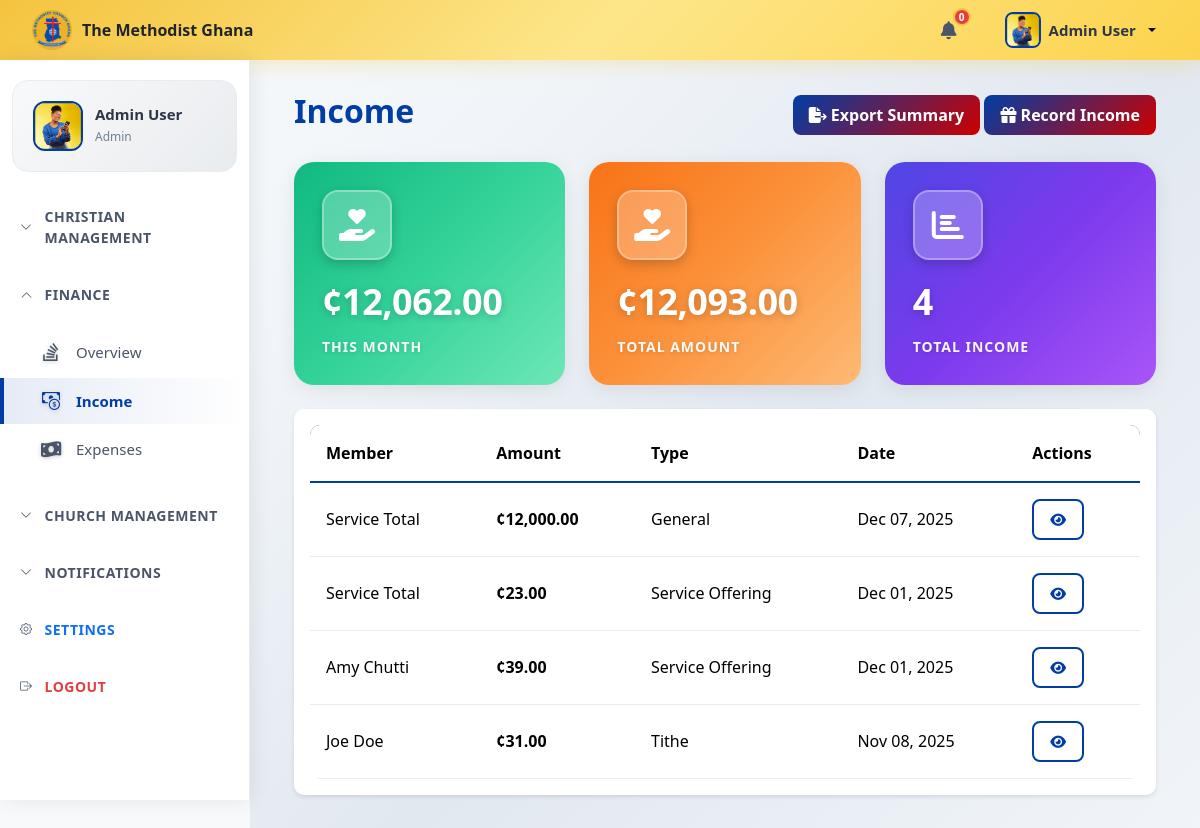
Page /app/views/donations.php (signed in) on the earlier database version.
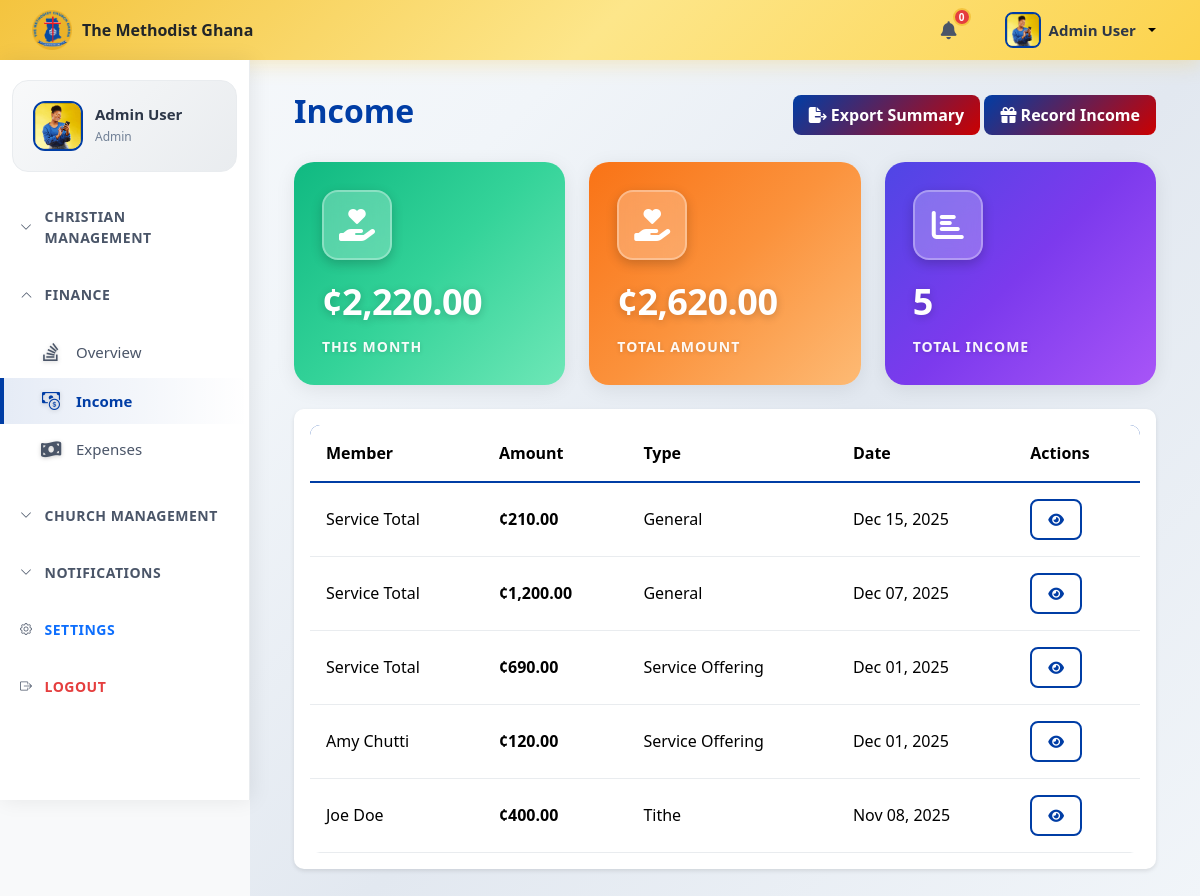
Same page on the later database version.
### tables this page shows
CREATE TABLE `settings` (
  `id` int(11) NOT NULL,
  `setting_key` varchar(100) NOT NULL,
  `setting_value` longtext DEFAULT NULL,
  `description` text DEFAULT NULL,
  `created_at` timestamp NOT NULL DEFAULT current_timestamp(),
  `updated_at` timestamp NOT NULL DEFAULT current_timestamp() ON UPDATE current_timestamp()
);

CREATE TABLE `users` (
  `id` int(11) NOT NULL,
  `email` varchar(255) NOT NULL,
  `password` varchar(255) NOT NULL,
  `first_name` varchar(100) NOT NULL,
  `last_name` varchar(100) NOT NULL,
  `role_id` int(11) NOT NULL,
  `phone` varchar(20) DEFAULT NULL,
  `profile_photo` varchar(255) DEFAULT NULL,
  `is_active` tinyint(1) DEFAULT 1,
  `created_at` timestamp NOT NULL DEFAULT current_timestamp(),
  `updated_at` timestamp NOT NULL DEFAULT current_timestamp() ON UPDATE current_timestamp()
);

CREATE TABLE `donations` (
  `id` int(11) NOT NULL,
  `member_id` int(11) DEFAULT NULL,
  `amount` decimal(10,2) NOT NULL,
  `donation_type` varchar(100) DEFAULT NULL,
  `donation_date` date NOT NULL,
  `notes` text DEFAULT NULL,
  `created_at` timestamp NOT NULL DEFAULT current_timestamp(),
  `source` enum('member','service_total','anonymous') DEFAULT 'anonymous'
);

CREATE TABLE `members` (
  `id` int(11) NOT NULL,
  `user_id` int(11) DEFAULT NULL,
  `first_name` varchar(100) NOT NULL,
  `last_name` varchar(100) NOT NULL,
  `email` varchar(255) DEFAULT NULL,
  `phone` varchar(20) DEFAULT NULL,
  `date_of_birth` date DEFAULT NULL,
  `gender` enum('Male','Female') DEFAULT NULL,
  `join_date` date DEFAULT NULL,
  `status` enum('active','inactive','transferred','deceased') NOT NULL DEFAULT 'active',
  `address` varchar(255) DEFAULT NULL,
  `city` varchar(100) DEFAULT NULL,
  `area` varchar(150) DEFAULT NULL,
  `landmark` varchar(255) DEFAULT NULL,
  `gps` varchar(20) DEFAULT NULL,
  `region` varchar(100) DEFAULT NULL,
  `emergency_contact_name` varchar(100) DEFAULT NULL,
  `emergency_phone` varchar(20) DEFAULT NULL,
  `member_img` varchar(255) DEFAULT NULL,
  `created_at` timestamp NOT NULL DEFAULT current_timestamp(),
  `updated_at` timestamp NOT NULL DEFAULT current_timestamp() ON UPDATE current_timestamp()
);

### config/database.php (called while the page is built, shortened)
<?php
class Database {
    private $host = 'localhost';
    private $db_name = 'church_management_system';
    private $user = 'root';
    private $password = '';
    private $pdo;
    private static $instance = null;
    public static function getInstance() {
        if (self::$instance === null) {
            self::$instance = new self();
        }
        return self::$instance;
    }
    public function connect() {
        try {
            $dsn = 'mysql:host=' . $this->host . ';dbname=' . $this->db_name;
            $this->pdo = new PDO($dsn, $this->user, $this->password);
            $this->pdo->setAttribute(PDO::ATTR_ERRMODE, PDO::ERRMODE_EXCEPTION);
            $this->pdo->setAttribute(PDO::ATTR_DEFAULT_FETCH_MODE, PDO::FETCH_ASSOC);
        } catch (PDOException $e) {
            die('Connection Error: ' . $e->getMessage());
        }
    }
    public function getConnection() {
        return $this->pdo;
    }
    public function query($sql, $params = []) {
        try {
            $stmt = $this->pdo->prepare($sql);
            $stmt->execute($params);
            return $stmt;
        } catch (PDOException $e) {
            die('Query Error: ' . $e->getMessage());
        }
    }
    public function fetchAll($sql, $params = []) {
        return $this->query($sql, $params)->fetchAll();
    }
}
?>

### app/models/Donation.php (called while the page is built, shortened)
<?php
class Donation {
    private $db;
    private $table = 'donations';
    public function __construct() {
        $this->db = Database::getInstance()->getConnection();
    }
    public function getAll() {
        $sql = "SELECT d.*, m.first_name, m.last_name FROM {$this->table} d
                LEFT JOIN members m ON d.member_id = m.id
                ORDER BY d.donation_date DESC";
        $stmt = $this->db->prepare($sql);
        $stmt->execute();
        return $stmt->fetchAll(PDO::FETCH_ASSOC);
    }
    public function getTotalByMonth($month = null, $year = null) {
        if (!$month) $month = date('m');
        if (!$year) $year = date('Y');
        $sql = "SELECT COALESCE(SUM(amount), 0) as total FROM {$this->table}
                WHERE MONTH(donation_date) = :month AND YEAR(donation_date) = :year";
        $stmt = $this->db->prepare($sql);
        $stmt->bindParam(':month', $month);
        $stmt->bindParam(':year', $year);
        $stmt->execute();
        return $stmt->fetch(PDO::FETCH_ASSOC);
    }
    public function getTotalAmount() {
        $sql = "SELECT COALESCE(SUM(amount), 0) as total FROM {$this->table}";
        $stmt = $this->db->prepare($sql);
        $stmt->execute();
        return $stmt->fetch(PDO::FETCH_ASSOC);
    }
}
?>

### app/views/donations.php (the view, shortened to what this page needs)
<?php
$activePage = 'income';
require_once __DIR__ . '/../../config/database.php';
require_once __DIR__ . '/../models/Donation.php';
$donation = new Donation();
$donations = $donation->getAll();
$monthly_total = $donation->getTotalByMonth();
$total_amount = $donation->getTotalAmount();
?>
<?php include 'header.php'; ?>
<div class="main-content">
    <?php include 'sidebar.php'; ?>
    <div class="container-fluid">
        <div class="d-flex justify-content-between align-items-center mb-4">
            <h2 class="fw-bold" style="color: var(--primary-color);">Income</h2>
            <div>
             <button class="btn btn-primary" data-bs-toggle="modal" data-bs-target="#exportSummaryModal">
                <i class="fas fa-file-export"></i> Export Summary
            </button>
            <button class="btn btn-primary" data-bs-toggle="modal" data-bs-target="#addDonationModal">
                <i class="fas fa-gift"></i> Record Income
            </button>
</div>
        </div>
        <div class="row mb-4">
            <div class="col-md-4">
                <div class="card stat-card stat-card-green">
                    <div class="card-body">
                        <div class="stat-icon">
                            <i class="fas fa-hand-holding-heart"></i>
                        </div>
                        <p class="stat-value">¢<?php echo number_format($monthly_total['total'], 2); ?></p>
                        <p class="stat-label">This Month</p>
                    </div>
                </div>
            </div>
             <div class="col-md-4">
                <div class="card stat-card stat-card-orange">
                    <div class="card-body">
                        <div class="stat-icon">
                            <i class="fas fa-hand-holding-heart"></i>
                        </div>
                        <p class="stat-value">¢<?php echo number_format($total_amount['total'], 2); ?></p>
                        <p class="stat-label">Total Amount</p>
                    </div>
                </div>
            </div>
            <div class="col-md-4">
                <div class="card stat-card stat-card-blue">
                    <div class="card-body">
                        <div class="stat-icon">
                            <i class="fas fa-chart-bar"></i>
                        </div>
                        <p class="stat-value"><?php echo count($donations); ?></p>
                        <p class="stat-label">Total Income</p>
                    </div>
                </div>
            </div>
        </div>
        <div class="card">
            <div class="card-body">
                <div class="table-responsive">
                    <table class="table table-hover">
                        <thead style="background-color: var(--primary-color); color: white;">
                            <tr>
                                <th>Member</th>
                                <th>Amount</th>
                                <th>Type</th>
                                <th>Date</th>
                                <th>Actions</th>
                            </tr>
                        </thead>
                        <tbody>
                            <?php foreach ($donations as $d): ?>
                                <tr>
                                    <td><?php
if ($d['member_id'] === null && $d['notes'] === 'service_total') {
    echo "Service Total";
} elseif ($d['first_name']) {
    echo htmlspecialchars($d['first_name'] . ' ' . $d['last_name']);
} else {
    echo "Anonymous";
}
 ?></td>
     <td><strong>¢<?php echo number_format($d['amount'], 2); ?></strong></td>
     <td><?php echo ucfirst($d['donation_type']); ?></td>
     <td><?php echo date('M d, Y', strtotime($d['donation_date'])); ?></td>
     <td>
    <button class="btn btn-sm btn-outline-primary viewDonationBtn" data-donation-id="<?= $d['id']; ?>"
    data-member-id="<?= $d['member_id'] ?? '' ?>"
     data-member="<?php
        if ($d['member_id'] === null && $d['notes'] === 'service_total') echo 'Service Total';
        elseif ($d['first_name']) echo $d['first_name'] . ' ' . $d['last_name'];
        else echo 'Anonymous';
    ?>"
    data-amount="<?= $d['amount']; ?>"
    data-type="<?= $d['donation_type']; ?>"
    data-date="<?= $d['donation_date']; ?>"
    data-notes="<?= htmlspecialchars($d['notes']); ?>"
    data-bs-target="#donationDetails"
    data-bs-toggle="modal">
    <i class="fas fa-eye"></i>
</button>
                                        </td>
                                </tr>
                            <?php endforeach; ?>
                        </tbody>
                    </table>
                </div>
            </div>
        </div>
    </div>
</div>
</body>
</html>

### app/views/header.php (shortened to what this page needs)
<?php
require_once __DIR__ . '/../../config/database.php';
$pdo = Database::getInstance()->getConnection();
$userId = $_SESSION['user_id'] ?? null;
$user = null;
if($userId) {
    $stmt = $pdo->prepare("SELECT first_name, last_name, profile_photo FROM users WHERE id = :id");
    $stmt->execute([':id' => $userId]);
    $user = $stmt->fetch(PDO::FETCH_ASSOC);
}
$db = Database::getInstance();
$settings = $db->fetchAll("SELECT * FROM settings");
$church_name = 'The Methodist Church Ghana';
foreach ($settings as $setting) {
    if ($setting['setting_key'] === 'church_name') $church_name = $setting['setting_value'];
}
?>
<!DOCTYPE html>
<html lang="en">
<head>
    <link href="https://cdn.jsdelivr.net/npm/bootstrap@5.3.2/dist/css/bootstrap.min.css" rel="stylesheet">
    <link rel="stylesheet" href="https://cdn.jsdelivr.net/npm/bootstrap-icons@1.11.0/font/bootstrap-icons.css">
    <link rel="stylesheet" href="https://cdnjs.cloudflare.com/ajax/libs/font-awesome/6.4.0/css/all.min.css">
    <link rel="stylesheet" href="<?php echo BASE_URL;?>/assets/css/style.css?v=<?php echo time(); ?>">
</head>
<body>
<?php
include __DIR__ . '/navbar.php';
?>

### app/views/navbar.php (shortened to what this page needs)
<?php
require_once __DIR__ . '/../../config/database.php';
?>
    <nav class="top-navbar">
        <div class="top-nav-left">
            <div class="d-none d-md-flex align-items-center">
                <img src="<?php echo BASE_URL;?>/assets/images/methodist-logo.png" alt="Logo" style="height: 40px; margin-right: 10px;">
                <span class="fw-bold text-dark"><?php echo htmlspecialchars($church_name); ?></span>
            </div>
        </div>
        <div class="top-nav-right">
         <div class="dropdown">
            <button class="top-nav-icon-btn notification-btn" data-bs-toggle="dropdown">
                <i class="fas fa-bell"></i>
                <span class="notification-badge"><?= $unread_count['COUNT(*)'] ?? 0 ?></span>
            </button>
         </div>
            <div class="dropdown user-dropdown ms-2">
                <button class="user-profile-btn dropdown-toggle" data-bs-toggle="dropdown">
                    <img src="<?php echo BASE_URL; echo '/'; echo htmlspecialchars($user['profile_photo'] ?? '/assets/images/placeholder-user.jpg'); ?>" alt="User" class="user-thumbnail">
                    <span class="d-none d-md-inline user-name-top"><?php echo htmlspecialchars($user['first_name'] . ' ' . $user['last_name']); ?></span>
                </button>
            </div>
        </div>
    </nav>
</body>
</html>

### app/views/sidebar.php (shortened to what this page needs)
<?php
include_once __DIR__ . '/../../config/database.php';
$pdo = Database::getInstance()->getConnection();
$userId = $_SESSION['user_id'] ?? null;
$user = null;
if($userId) {
    $stmt = $pdo->prepare("SELECT first_name, last_name, profile_photo FROM users WHERE id = :id");
    $stmt->execute([':id' => $userId]);
    $user = $stmt->fetch(PDO::FETCH_ASSOC);
}
$activePage = isset($activePage) ? $activePage : 'dashboard';
function isActive($page, $current){
    return $page === $current ? 'active' : '';
}
function isCollapsed($group, $current){
    $groups = [
        'christianManagement' => ['dashboard', 'members'],
        'finance' => ['income', 'expenses', 'overview'],
        'churchManagement' => ['organizations', 'events', 'attendance', 'service'],
        'notifications' => ['notifications']
    ];
    if(isset($groups[$group]) && in_array($current, $groups[$group])){
        return 'show';
    }
    return '';
}
?>
<nav class="sidebar sidebar-menu-groups" id="sidebar">
    <div class="sidebar-user-card">
        <div class="user-avatar">
            <img src="<?php echo BASE_URL; echo '/'; echo htmlspecialchars($user['profile_photo'] ?? '/assets/images/placeholder-user.jpg'); ?>" alt="User">
        </div>
        <div class="user-info">
            <h6><?php echo htmlspecialchars($user['first_name'] . ' ' . $user['last_name']); ?></h6>
            <span class="user-role"><?php echo htmlspecialchars($_SESSION['user_role']); ?></span>
        </div>
    </div>
    <div class="sidebar-menu-groups">
        <div class="menu-group">
            <div class="menu-group-header"   data-bs-target="#christianManagement" aria-expanded="<?= isCollapsed('christianManagement', $activePage) ? 'true' : 'false' ?>">
                <i class="bi bi-chevron-down"></i>
                <span>Christian Management</span>
            </div>
        </div>
        <div class="menu-group">
            <div class="menu-group-header"  data-bs-target="#finance" aria-expanded="<?= isCollapsed('finance', $activePage) ? 'true' : 'false' ?>">
                <i class="bi bi-chevron-down"></i>
                <span>Finance</span>
            </div>
            <ul class="sidebar-menu collapse <?= isCollapsed('finance', $activePage) ?>" id="finance">
                <li><a href="overview.php" class="<?= isActive('overview', $activePage) ?>"><i class="bi bi-stack-overflow"></i> Overview</a></li>
                <li><a href="donations.php" class="<?= isActive('income', $activePage) ?>"><i class="bi bi-cash-coin"></i> Income</a></li>
                <li><a href="expenses.php" class="<?= isActive('expenses', $activePage) ?>"><i class="fa fa-money-bill-wave"></i> Expenses</a></li>
            </ul>
        </div>
        <div class="menu-group">
            <div class="menu-group-header"  data-bs-target="#churchManagement" aria-expanded="<?= isCollapsed('churchManagement', $activePage) ? 'true' : 'false' ?>">
                <i class="bi bi-chevron-down"></i>
                <span>Church Management</span>
            </div>
        </div>
        <div class="menu-group">
            <div class="menu-group-header"  data-bs-target="#notifications">
                <i class="bi bi-chevron-down"></i>
                <span>Notifications</span>
            </div>
        </div>
        <div class="menu-group">
            <div class="menu-group-header">
                <i class="bi bi-gear"></i>
                <span><a href="<?php echo BASE_URL; ?>/app/views/settings.php" class="menu-link <?= isActive('settings', $activePage) ?>">Settings</a></span>
            </div>
        </div>
        <div class="menu-group">
            <div class="menu-group-header">
                <i class="bi bi-box-arrow-right"></i>
                <span><a href="<?php echo BASE_URL; ?>/app/controllers/logout.php" class="menu-link logout-link"> Logout
        </a></span>
            </div>
        </div>
    </div>
</nav>

Differences in the rows shown:
added donations: notes "Service Total", amount "210.00", donation_type "General", donation_date "Dec 15, 2025"
changed donations "Dec 07, 2025": amount "12,000.00" → "1,200.00"
changed donations (number 3 of 5 on the later page): amount "23.00" → "690.00"
changed donations "Amy Chutti": amount "39.00" → "120.00"
changed donations "Tithe": amount "31.00" → "400.00"
Other differences:
$monthly_total['total']: "12,062.00" → "2,220.00"
$total_amount['total']: "12,093.00" → "2,620.00"
count($donations): "4" → "5"
